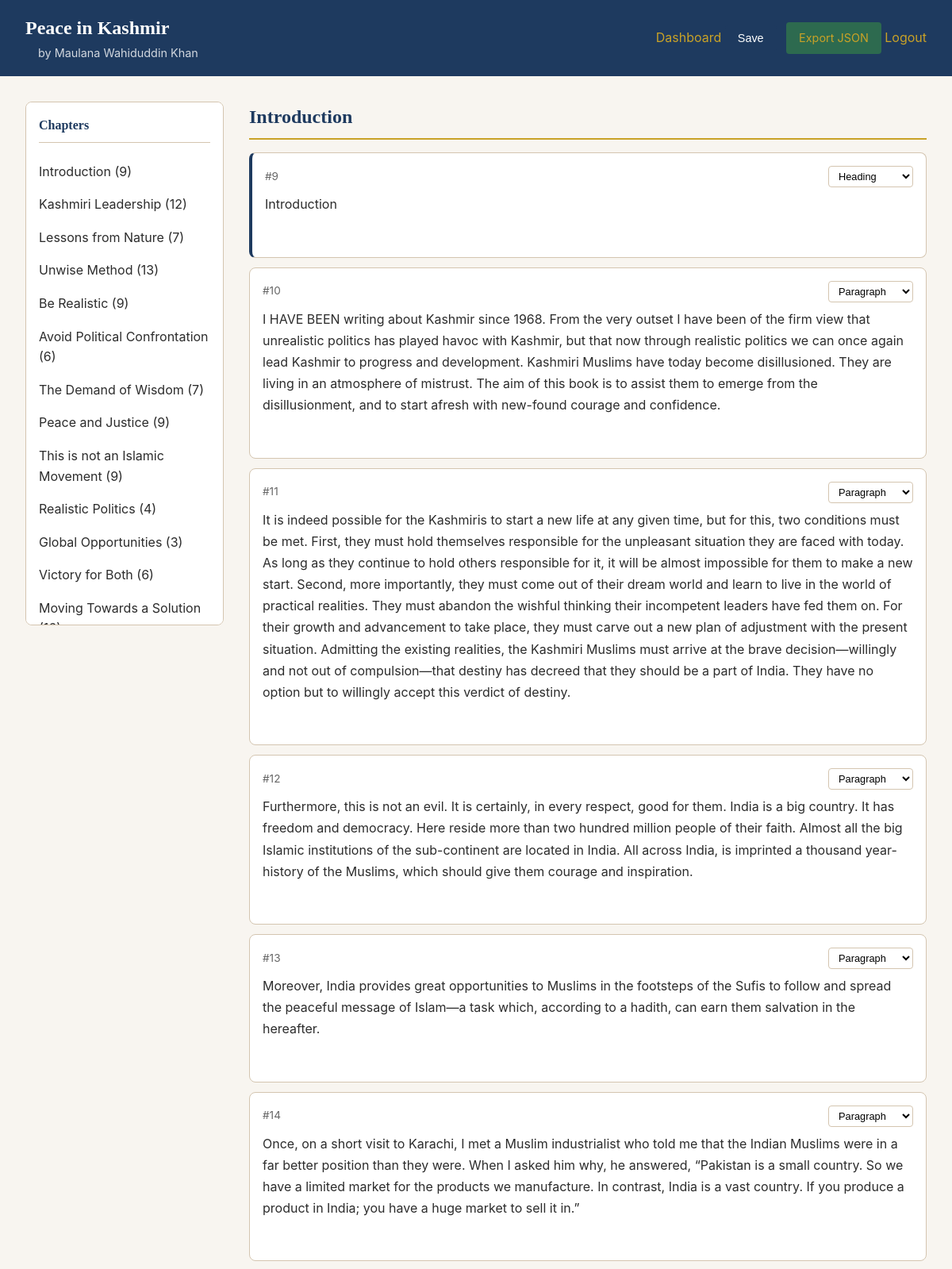
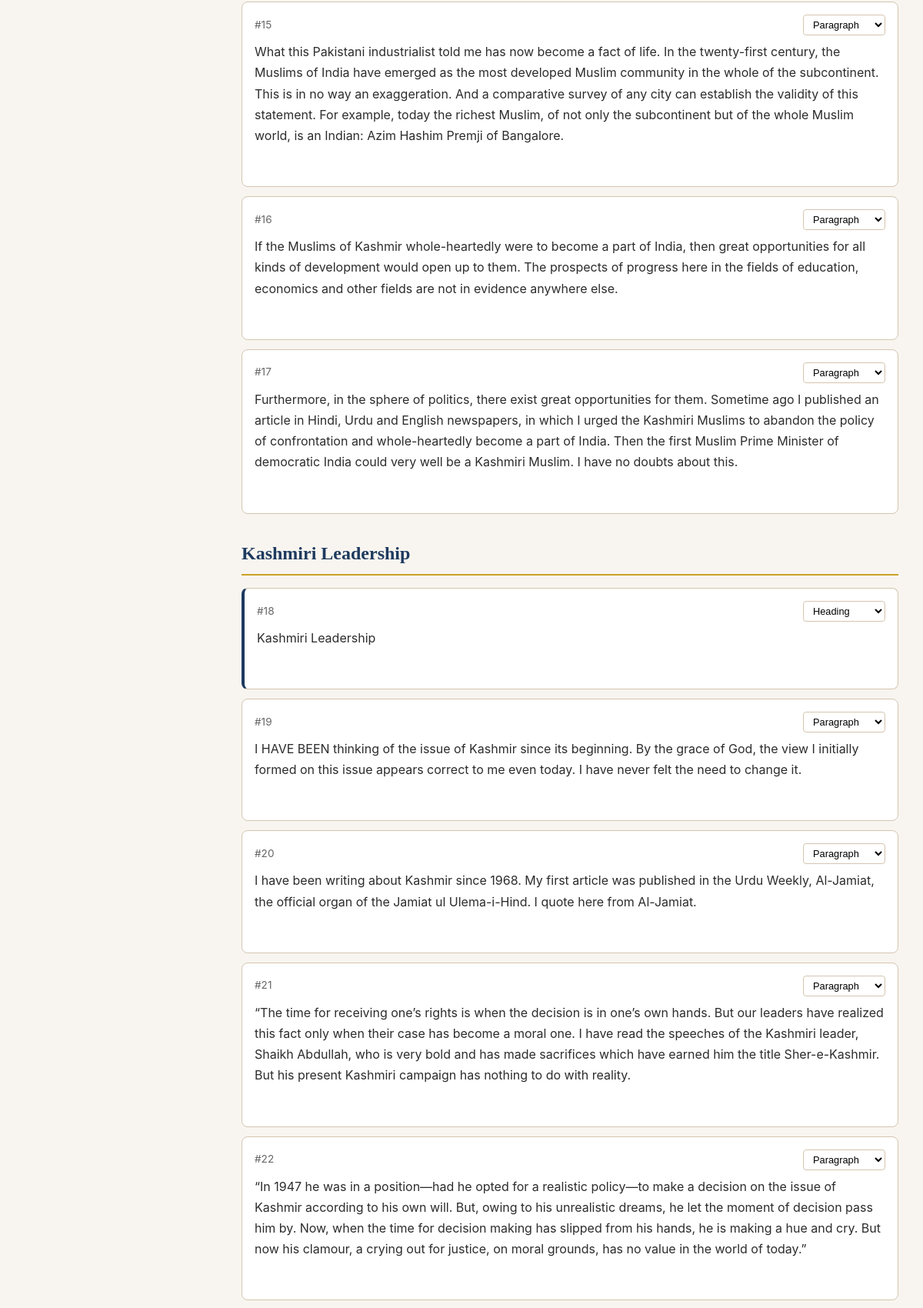
Screenshot of /editor/peace-in-kashmir (signed in, upper part) with the database file from the repository (2 pictures, top to bottom).
### app/models.py (models this page shows, shortened)
class Book(db.Model):
    __tablename__ = 'books'
    id = db.Column(db.Integer, primary_key=True)
    title = db.Column(db.String(200), nullable=False)
    author = db.Column(db.String(200), nullable=True)
    slug = db.Column(db.String(100), unique=True, nullable=False)
    status = db.Column(db.String(20), default='draft')  # draft, in_progress, review, approved
    locked_by = db.Column(db.Integer, db.ForeignKey('users.id'), nullable=True)
    locked_at = db.Column(db.DateTime, nullable=True)
    docx_path = db.Column(db.String(500), nullable=True)
    pdf_path = db.Column(db.String(500), nullable=True)
    created_at = db.Column(db.DateTime, default=datetime.utcnow)
    updated_at = db.Column(db.DateTime, default=datetime.utcnow, onupdate=datetime.utcnow)
    chapters = db.relationship('Chapter', backref='book', lazy='dynamic', cascade='all, delete-orphan')
    groups = db.relationship('Group', backref='book', lazy='dynamic', cascade='all, delete-orphan')
    versions = db.relationship('Version', backref='book', lazy='dynamic', cascade='all, delete-orphan')

class Chapter(db.Model):
    __tablename__ = 'chapters'
    id = db.Column(db.Integer, primary_key=True)
    book_id = db.Column(db.Integer, db.ForeignKey('books.id'), nullable=False)
    title = db.Column(db.String(300), nullable=True)
    order_index = db.Column(db.Integer, nullable=False)
    paragraphs = db.relationship('Paragraph', backref='chapter', lazy='dynamic', cascade='all, delete-orphan')

class Paragraph(db.Model):
    __tablename__ = 'paragraphs'
    id = db.Column(db.Integer, primary_key=True)
    chapter_id = db.Column(db.Integer, db.ForeignKey('chapters.id'), nullable=False)
    text = db.Column(db.Text, nullable=False)
    type = db.Column(db.String(30), default='paragraph')  # paragraph, heading, subheading, quote
    level = db.Column(db.Integer, default=1)  # 1-3 for heading levels
    group_id = db.Column(db.Integer, db.ForeignKey('groups.id'), nullable=True)
    page_number = db.Column(db.Integer, nullable=True)
    page_confidence = db.Column(db.Float, nullable=True)
    reviewed = db.Column(db.Boolean, default=False)
    deleted = db.Column(db.Boolean, default=False)
    order_index = db.Column(db.Integer, nullable=False)
    references = db.relationship('Reference', backref='paragraph', lazy='dynamic', cascade='all, delete-orphan')

### app/routes/editor.py (the view)
@bp.route('/editor/<slug>')
@login_required
def edit(slug):
    book = Book.query.filter_by(slug=slug).first()
    if not book:
        logger.warning("book_not_found", slug=slug, user=current_user.username)
        abort(404)
    chapters = Chapter.query.filter_by(book_id=book.id).order_by(Chapter.order_index).all()
    chapters_data = []
    for chapter in chapters:
        paragraphs = Paragraph.query.filter_by(
            chapter_id=chapter.id,
            deleted=False
        ).order_by(Paragraph.order_index).all()
        chapters_data.append({
            'chapter': chapter,
            'paragraphs': paragraphs
        })
    logger.info("editor_viewed",
                book_slug=slug,
                user=current_user.username,
                chapter_count=len(chapters),
                paragraph_count=sum(len(c['paragraphs']) for c in chapters_data))
    return render_template('editor.html',
                           book=book,
                           chapters_data=chapters_data,
                           user=current_user)

### app/templates/editor.html (shortened to what this page needs)
{% extends "base.html" %}
{% block header %}
<header class="header">
    <div>
        <h1>{{ book.title }}</h1>
        <span class="book-meta">by {{ book.author or 'Unknown' }}</span>
    </div>
    <nav>
        <a href="{{ url_for('dashboard.index') }}">Dashboard</a>
        <button class="btn" hx-post="/api/book/{{ book.slug }}/save" hx-swap="none" hx-indicator="#save-indicator">
            Save
        </button>
        <a href="/api/book/{{ book.slug }}/export/book-json" class="btn btn-secondary" style="margin-left: 0.5rem;">Export JSON</a>
        <a href="{{ url_for('auth.logout') }}">Logout</a>
    </nav>
</header>
{% endblock %}
{% block content %}
<div class="editor-container">
    <aside class="sidebar">
        <h2>Chapters</h2>
        <ul class="chapter-list">
            {% for item in chapters_data %}
            <li>
                <a href="#chapter-{{ item.chapter.id }}">{{ item.chapter.title or 'Chapter ' ~ loop.index }}</a>
                <span class="chapter-para-count">({{ item.paragraphs|length }})</span>
            </li>
            {% else %}
            <li class="empty-state">No chapters</li>
            {% endfor %}
        </ul>
    </aside>
    <div class="content-area">
        {% for item in chapters_data %}
        <section class="chapter-section" id="chapter-{{ item.chapter.id }}">
            <h2 class="chapter-title">{{ item.chapter.title or 'Chapter ' ~ loop.index }}</h2>
            {% for para in item.paragraphs %}
            <div class="paragraph-card {{ para.type }}" id="para-{{ para.id }}">
                <div class="paragraph-header">
                    <span>#{{ para.order_index + 1 }}</span>
                    <select class="paragraph-type-select"
                            hx-post="/api/paragraph/{{ para.id }}/type"
                            hx-trigger="change"
                            hx-swap="outerHTML"
                            hx-target="#para-{{ para.id }}"
                            name="type">
                        <option value="paragraph" {% if para.type == 'paragraph' %}selected{% endif %}>Paragraph</option>
                        <option value="heading" {% if para.type == 'heading' %}selected{% endif %}>Heading</option>
                    </select>
                </div>
                <div class="paragraph-text"
                     contenteditable="true"
                     data-para-id="{{ para.id }}"
                     hx-post="/api/paragraph/{{ para.id }}/text"
                     hx-trigger="blur"
                     hx-vals='js:{"text": event.target.innerText}'
                     hx-swap="none">{{ para.text }}</div>
                {% set refs = para.references.all() %}
            </div>
            {% else %}
            <p class="empty-state">No paragraphs in this chapter</p>
            {% endfor %}
        </section>
        {% else %}
        <div class="empty-state">
            <p>No content yet. Upload a DOCX file to get started.</p>
            <a href="{{ url_for('dashboard.index') }}" class="btn">Go to Dashboard</a>
        </div>
        {% endfor %}
    </div>
</div>
{% endblock %}

### app/templates/base.html (style rules this page uses)
:root { --primary: #1e3a5f; --secondary: #c9a227; --accent: #2d6a4f; --background: #f8f5f0; --text: #2c2c2c; --border: #d4c5b0; }
* { box-sizing: border-box; margin: 0; padding: 0; }
body { font-family: 'Inter', -apple-system, sans-serif; background: var(--background); color: var(--text); line-height: 1.6; }
h1, h2, h3 { font-family: 'Crimson Text', Georgia, serif; color: var(--primary); }
.header { background: var(--primary); color: white; padding: 1rem 2rem; display: flex; justify-content: space-between; align-items: center; }
.header h1 { color: white; font-size: 1.5rem; }
.header a { color: var(--secondary); text-decoration: none; }
.btn { display: inline-block; padding: 0.5rem 1rem; background: var(--primary); color: white; border: none; border-radius: 4px; cursor: pointer; text-decoration: none; font-size: 0.9rem; }
.btn-secondary { background: var(--accent); }

### app/templates/editor.html (style rules this page uses)
.editor-container { display: grid; grid-template-columns: 250px 1fr; gap: 2rem; min-height: calc(100vh - 120px); }
.sidebar { background: white; border: 1px solid var(--border); border-radius: 8px; padding: 1rem; position: sticky; top: 1rem; height: fit-content; max-height: calc(100vh - 140px); overflow-y: auto; }
.sidebar h2 { font-size: 1rem; margin-bottom: 1rem; padding-bottom: 0.5rem; border-bottom: 1px solid var(--border); }
.chapter-list { list-style: none; }
.chapter-list li { padding: 0.5rem 0; }
.chapter-list a { color: var(--text); text-decoration: none; }
.content-area { padding-bottom: 2rem; }
.chapter-section { margin-bottom: 2rem; }
.chapter-title { font-size: 1.5rem; margin-bottom: 1rem; padding-bottom: 0.5rem; border-bottom: 2px solid var(--secondary); }
.paragraph-card { background: white; border: 1px solid var(--border); border-radius: 8px; padding: 1rem; margin-bottom: 0.75rem; transition: box-shadow 0.2s; }
.paragraph-card.heading { border-left: 4px solid var(--primary); }
.paragraph-header { display: flex; justify-content: space-between; align-items: center; margin-bottom: 0.5rem; font-size: 0.85rem; color: #666; gap: 0.5rem; }
.paragraph-type-select { padding: 0.25rem 0.5rem; border: 1px solid var(--border); border-radius: 4px; font-size: 0.8rem; background: white; }
.paragraph-text { line-height: 1.7; white-space: pre-wrap; }
.book-meta { font-size: 0.9rem; color: rgba(255,255,255,0.8); margin-left: 1rem; }

### rows the page displays
Book: title "Peace in Kashmir", author "Maulana Wahiduddin Khan"
Chapter: chapter "Introduction", chapter "Introduction"
Chapter: chapter "Kashmiri Leadership", chapter "Kashmiri Leadership"
Chapter: chapter "Lessons from Nature"
Chapter: chapter "Unwise Method"
Chapter: chapter "Be Realistic"
Chapter: chapter "Avoid Political Confrontation"
Chapter: chapter "The Demand of Wisdom"
Chapter: chapter "Peace and Justice"
Chapter: chapter "This is not an Islamic Movement"
Chapter: chapter "Realistic Politics"
Chapter: chapter "Global Opportunities"
Chapter: chapter "Victory for Both"
Chapter: chapter "Moving Towards a Solution"
Paragraph: para.order_index+1 "9", type "Heading", text "Introduction"
Paragraph: para.order_index+1 "10", type "Paragraph", text "I HAVE BEEN writing about Kashmir since 1968. From the very outset I have been of the firm view that unrealistic politics has played havoc with Kashmir, but that now through realistic politics we can once again lead Kashmir to progress and development. Kashmiri Muslims have today become disillusioned. They are living in an atmosphere of mistrust. The aim of this book is to assist them to emerge from the disillusionment, and to start afresh with new-found courage and confidence."
Paragraph: para.order_index+1 "11", type "Paragraph", text "It is indeed possible for the Kashmiris to start a new life at any given time, but for this, two conditions must be met. First, they must hold themselves responsible for the unpleasant situation they are faced with today. As long as they continue to hold others responsible for it, it will be almost impossible for them to make a new start. Second, more importantly, they must come out of their dream world and learn to live in the world of practical realities. They must abandon the wishful thinking their incompetent leaders have fed them on. For their growth and advancement to take place, they must carve out a new plan of adjustment with the present situation. Admitting the existing realities,…"
Paragraph: para.order_index+1 "12", type "Paragraph", text "Furthermore, this is not an evil. It is certainly, in every respect, good for them. India is a big country. It has freedom and democracy. Here reside more than two hundred million people of their faith. Almost all the big Islamic institutions of the sub-continent are located in India. All across India, is imprinted a thousand year- history of the Muslims, which should give them courage and inspiration."
Paragraph: para.order_index+1 "13", type "Paragraph", text "Moreover, India provides great opportunities to Muslims in the footsteps of the Sufis to follow and spread the peaceful message of Islam—a task which, according to a hadith, can earn them salvation in the hereafter."
Paragraph: para.order_index+1 "14", type "Paragraph", text "Once, on a short visit to Karachi, I met a Muslim industrialist who told me that the Indian Muslims were in a far better position than they were. When I asked him why, he answered, “Pakistan is a small country. So we have a limited market for the products we manufacture. In contrast, India is a vast country. If you produce a product in India; you have a huge market to sell it in.”"
Paragraph: para.order_index+1 "15", type "Paragraph", text "What this Pakistani industrialist told me has now become a fact of life. In the twenty-first century, the Muslims of India have emerged as the most developed Muslim community in the whole of the subcontinent. This is in no way an exaggeration. And a comparative survey of any city can establish the validity of this statement. For example, today the richest Muslim, of not only the subcontinent but of the whole Muslim world, is an Indian: Azim Hashim Premji of Bangalore."
Paragraph: para.order_index+1 "16", type "Paragraph", text "If the Muslims of Kashmir whole-heartedly were to become a part of India, then great opportunities for all kinds of development would open up to them. The prospects of progress here in the fields of education, economics and other fields are not in evidence anywhere else."
Paragraph: para.order_index+1 "17", type "Paragraph", text "Furthermore, in the sphere of politics, there exist great opportunities for them. Sometime ago I published an article in Hindi, Urdu and English newspapers, in which I urged the Kashmiri Muslims to abandon the policy of confrontation and whole-heartedly become a part of India. Then the first Muslim Prime Minister of democratic India could very well be a Kashmiri Muslim. I have no doubts about this."
Paragraph: para.order_index+1 "18", type "Heading", text "Kashmiri Leadership"
Paragraph: para.order_index+1 "19", type "Paragraph", text "I HAVE BEEN thinking of the issue of Kashmir since its beginning. By the grace of God, the view I initially formed on this issue appears correct to me even today. I have never felt the need to change it."
Paragraph: para.order_index+1 "20", type "Paragraph", text "I have been writing about Kashmir since 1968. My first article was published in the Urdu Weekly, Al-Jamiat, the official organ of the Jamiat ul Ulema-i-Hind. I quote here from Al-Jamiat."
Paragraph: para.order_index+1 "21", type "Paragraph", text "“The time for receiving one’s rights is when the decision is in one’s own hands. But our leaders have realized this fact only when their case has become a moral one. I have read the speeches of the Kashmiri leader, Shaikh Abdullah, who is very bold and has made sacrifices which have earned him the title Sher-e-Kashmir. But his present Kashmiri campaign has nothing to do with reality."
Paragraph: para.order_index+1 "22", type "Paragraph", text "“In 1947 he was in a position—had he opted for a realistic policy—to make a decision on the issue of Kashmir according to his own will. But, owing to his unrealistic dreams, he let the moment of decision pass him by. Now, when the time for decision making has slipped from his hands, he is making a hue and cry. But now his clamour, a crying out for justice, on moral grounds, has no value in the world of today.”"

### other values shown
{{ item.paragraphs|length }} "9" "12" "7" "13" "9" "6" "7" "9" "9" "4" "3" "6"
